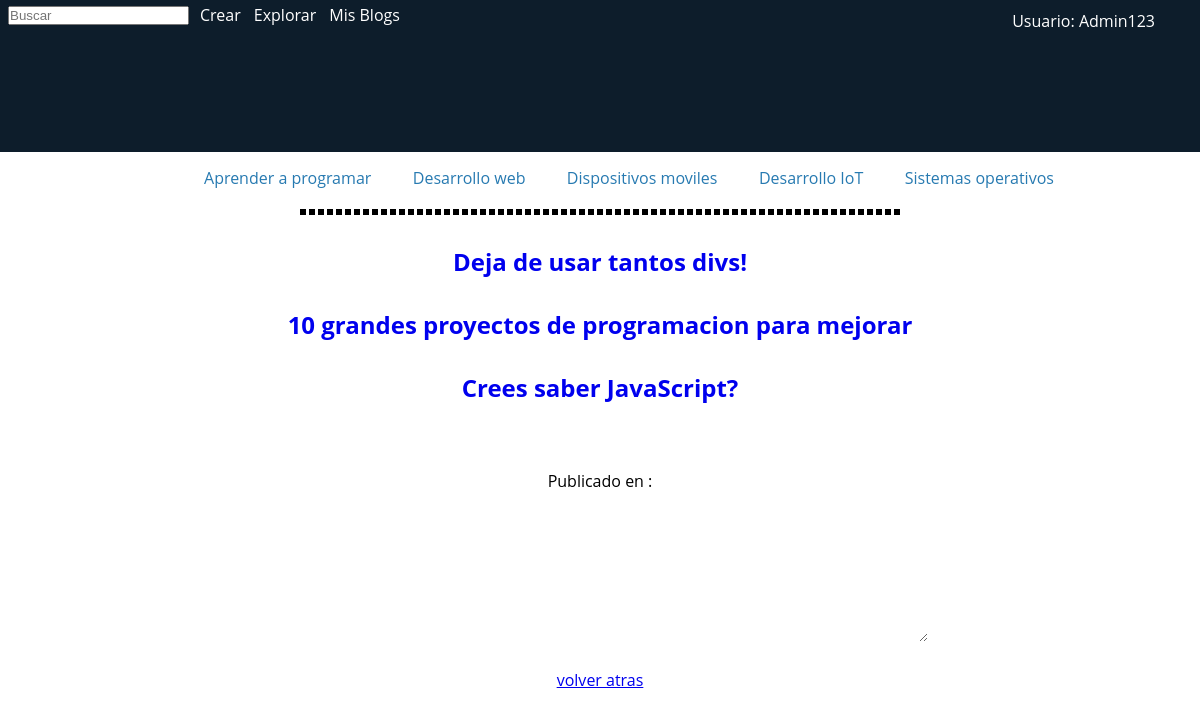
Page /verblog?blog_ID=2 (signed in) on the earlier database version.
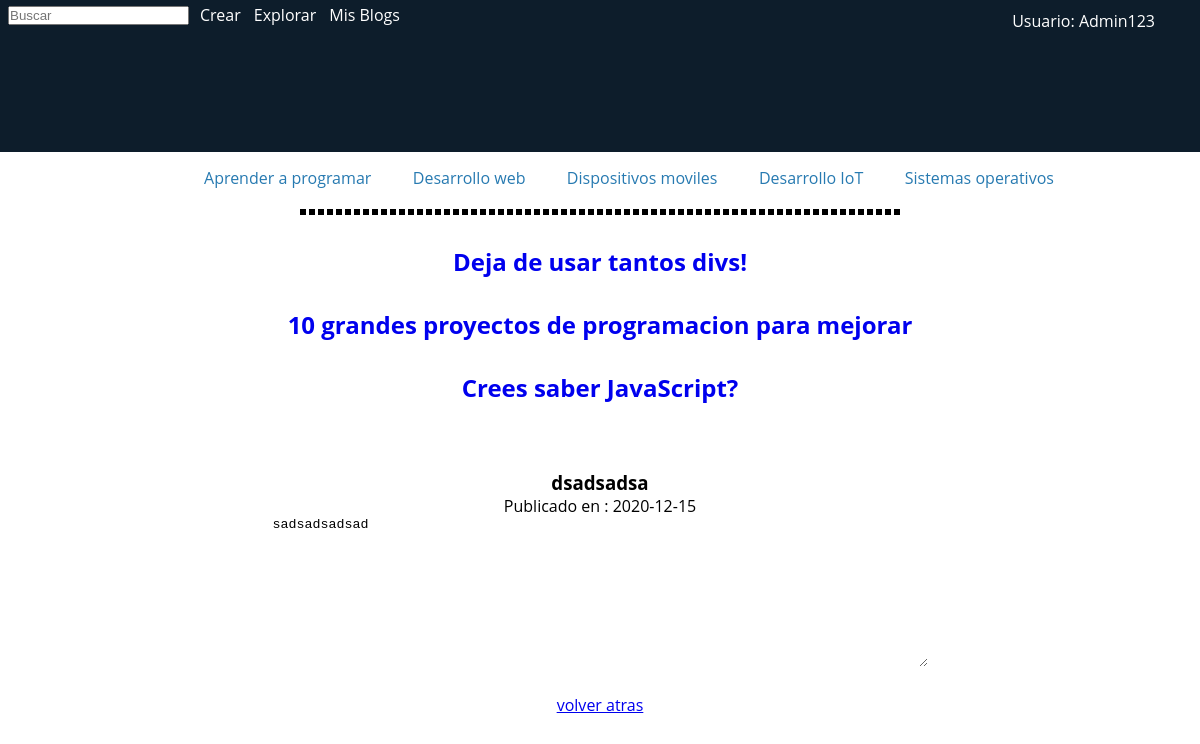
Same page on the later database version.
### tables this page shows
CREATE TABLE blogs (blog_ID INTEGER PRIMARY KEY AUTOINCREMENT, titulo VARCHAR (256) NOT NULL, imagen VARCHAR (100), cuerpo TEXT NOT NULL, privado BOOLEAN NOT NULL, etiqueta_ID INTEGER REFERENCES etiquetas (etiqueta_ID), usuario_ID VARCHAR REFERENCES usuarios (usuario_ID) NOT NULL, likes INTEGER, fecha DATE NOT NULL);

### app.py (the view)
@app.route('/verblog', methods=['GET'])
@login_required
def verBlog():
    blog_ID = request.args.get('blog_ID')
    db = get_db()
    blog = db.execute('SELECT * FROM blogs WHERE blog_ID=?',(blog_ID,)).fetchone()
    return render_template('verBlog.html', blog = blog)

### app.py (called while the page is built)
def login_required(view):
    @functools.wraps( view )
    def wrapped_view():
        if g.user is None:
            return redirect( url_for( 'login' ) )
        return view( )
    return wrapped_view

@app.before_request
def load_logged_in_user():
    user_id = session.get( 'usuario_ID' )
    if user_id is None:
            g.user = None
    else:
        g.user = get_db().execute('SELECT * FROM usuarios WHERE usuario_ID = ?', (user_id,)).fetchone()

### db.py (called while the page is built)
def get_db():
    try:
        if 'db' not in g:
            g.db = sqlite3.connect(my_file)
        return g.db
    except Error:
        print(Error)

### Templates/VerBlog.html (shortened to what this page needs)
<!DOCTYPE html>
<html lang="en">
<head>
    <link rel="stylesheet" href="{{ url_for('static', filename='css/dashboardStyle.css') }}" />
</head>
<header>
    <div class="busquedad">
        <input href="/resultados " name="buscar " type="text " autocomplete="off " placeholder="Buscar " />
    </div>
    <div>
        <nav class="menu">
            <a href="/create">crear</a>
            <a href=" ">Explorar</a>
            <a href=" ">mis blogs</a>
        </nav>
    </div>
    <div class="perfil">
        <ul class="nav">
            <li>
                <a href=" ">Usuario: {{session['username']}}</a>
            </li>
        </ul>
    </div>
</header>
<section>
    <div>
        <nav class="recomendados">
            <a href=" ">Aprender a programar</a>
            <a href=" ">Desarrollo web</a>
            <a href=" ">Dispositivos moviles</a>
            <a href=" ">Desarrollo IoT</a>
            <a href=" ">Sistemas operativos</a>
        </nav>
    </div>
    <div class="separador"></div>
    <div class="publicaciones">
        <div class="post">
            <h1>
                <a href="www.google.com.co " rel="bookmark " title="Deja de usar tantos divs! ">Deja de usar tantos divs!</a
            >
          </h1>
        </div>
        <div class="post">
          <h1>
            <a
              href="www.google.com.co "
              rel="bookmark "
              title="10 grandes proyectos de programacion para mejorar "
              >10 grandes proyectos de programacion para mejorar</a
            >
          </h1>
        </div>
        <div class="post">
          <h1>
            <a
              href="www.google.com.co "
              rel="bookmark "
              title="Crees saber JavaScript? "
              >Crees saber JavaScript?</a
            ><br><br><br>
          </h1>
        </div>
      </div>
    </section>
  <section style="text-align: center">
        <h3 readonly="true" class="post-title">{{ blog[1] }}</h3>
        <p   readonly="true" class="date">Publicado en : {{ blog[8] }}</p>
        <textarea style="border: none" readonly="true" cols="80" rows="10" >{{ blog[3] }}</textarea><br><br>
        <a href="{{url_for('dashboard')}}">volver atras</a>
</section>
</body>
</html>

Differences in the rows shown:
added blogs: titulo "dsadsadsa", fecha "2020-12-15", cuerpo "sadsadsadsad"
